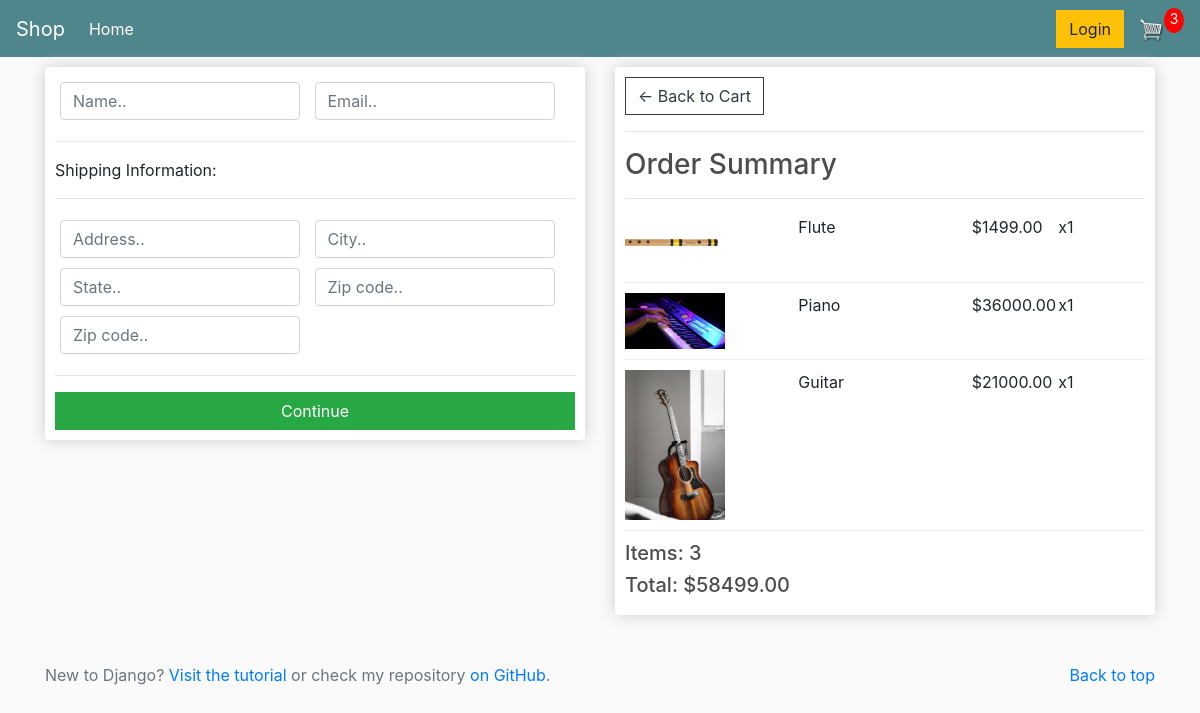
Screenshot of /checkout/ (signed in) with the database file from the repository.
### store/models.py (models this page shows, shortened)
class OrderItem(models.Model):
    product = models.ForeignKey(Product, on_delete=models.SET_NULL, blank=True, null=True)
    order = models.ForeignKey(Order, on_delete=models.SET_NULL, blank=True, null=True)
    quantity = models.IntegerField(default=0, null=True, blank=True)
    date_added = models.DateTimeField(auto_now_add=True)
    @property
    def get_total(self):
        total = self.product.price * self.quantity
        return total
    class Meta:
        ordering = ['date_added']
        verbose_name = 'Order item'
        verbose_name_plural = 'Order items'

class Product(models.Model):
    name = models.CharField(max_length=200, null=True)
    price = models.DecimalField(max_digits=7, decimal_places=2)
    description = models.TextField(blank=True)
    digital = models.BooleanField(default=False, null=True, blank=False)
    image = models.ImageField(null=True, blank=True)
    @property
    def imageURL(self):
        try:
            url = self.image.url
        except:
            url = 'img/placeholder.png'
        return url
    class Meta:
        verbose_name = 'Product'
        verbose_name_plural = 'Products'

class Order(models.Model):
    customer = models.ForeignKey(Customer, on_delete=models.SET_NULL, blank=True, null=True)
    date_orderd = models.DateTimeField(auto_now_add=True)
    complete = models.BooleanField(default=False, null=True, blank=False)
    transaction_id = models.CharField(max_length=200, null=True)
    @property
    def shipping(self):
        shipping = False
        orderitems = self.orderitem_set.all()
        for item in orderitems:
            if item.product.digital == False:
                shipping = True
        return shipping
    @property
    def get_cart_total(self):
        orderitems = self.orderitem_set.all()
        total = sum([item.get_total for item in orderitems])
        return total
    @property
    def get_cart_items(self):
        orderitems = self.orderitem_set.all()
        total = sum([item.quantity for item in orderitems])
        return total
    class Meta:
        ordering = ['date_orderd']
        verbose_name = 'Order'
        verbose_name_plural = 'Orders'

### store/views.py (the view)
# urls.py: path('checkout/', views.checkout, name='checkout'),
def checkout(request):
    template_name = 'store/checkout.html'
    data = cartData(request)
    cartItems = data['cartItems']
    items = data['items']
    order = data['order']
    context = {'items': items, 'order': order, 'cartItems': cartItems}
    return render(request, template_name, context)

### store/utils.py (called while the page is built)
def cartData(request):
    if request.user.is_authenticated:
        customer = request.user.customer
        order, created = Order.objects.get_or_create(customer=customer, complete=False)
        items = order.orderitem_set.all()
        cartItems = order.get_cart_items
    else:
        cookieData = cookieCart(request)
        cartItems = cookieData['cartItems']
        items = cookieData['items']
        order = cookieData['order']
    return {'cartItems': cartItems, 'order': order, 'items': items}

### templates/store/checkout.html (shortened to what this page needs)
{% extends 'store/main.html' %}
{% load static %}
{% block content %}
    <div class="row">
        <div class="col-lg-6">
            <div class="box-element" id="form-wrapper">
                <form id="form">
                    <div id="user-info">
                        <div class="form-field">
							              <input required class="form-control" type="text" name="name" placeholder="Name..">
						            </div>
                        <div class="form-field">
                          <input required class="form-control" type="email" name="email" placeholder="Email..">
                        </div>
                    </div>
                    <div id="shipping-info">
                        <hr>
						<p>Shipping Information:</p>
						<hr>
						<div class="form-field">
							<input class="form-control" type="text" name="address" placeholder="Address..">
						</div>
						<div class="form-field">
							<input class="form-control" type="text" name="city" placeholder="City..">
						</div>
						<div class="form-field">
							<input class="form-control" type="text" name="state" placeholder="State..">
						</div>
						<div class="form-field">
							<input class="form-control" type="text" name="zipcode" placeholder="Zip code..">
						</div>
						<div class="form-field">
							<input class="form-control" type="text" name="country" placeholder="Zip code..">
						</div>
                    </div>
                    <hr>
                    <input id="form-button" class="btn btn-success btn-block" type="submit" value="Continue">
                </form>
            </div>
            <br>
        </div>
        <div class="col-lg-6">
            <div class="box-element">
                <a  class="btn btn-outline-dark" href="{% url 'store:cart' %}">&#x2190; Back to Cart</a>
                <hr>
                <h3>Order Summary</h3>
                <hr>
                {% for item in items %}
                <div class="cart-row">
                    <div style="flex:2"><img class="row-image" alt="product image" src="{{item.product.imageURL}}"></div>
                    <div style="flex:2"><p>{{item.product.name}}</p></div>
                    <div style="flex:1"><p>${{item.product.price}}</p></div>
                    <div style="flex:1"><p>x{{item.quantity}}</p></div>
                </div>
                {% endfor %}
                <h5>Items: {{order.get_cart_items}}</h5>
                <h5>Total: ${{order.get_cart_total|floatformat:2}}</h5>
            </div>
        </div>
    </div>
{% endblock %}

### static/store/css/main.css (style rules this page uses)
body { background-color: hsl(0, 0%, 98%); }
h1, h2, h3, h4, h5, h6 { color:hsl(0, 0%, 30%); }
.box-element { box-shadow:hsl(0, 0%, 80%) 0 0 16px; background-color: #fff; border-radius: 4px; padding: 10px; }
.col-lg-4, .col-lg-6, .col-lg-8, .col-lg-12 { margin-top: 10px; }
.btn { border-radius: 0; }
.row-image { width: 100px; }
.form-field { width:250px; display: inline-block; padding: 5px; }
.cart-row { display: flex; align-items: flex-stretch; padding-bottom: 10px; margin-bottom: 10px; border-bottom: 1px solid #ececec; }

### rows the page displays
OrderItem: product.imageURL (picture), product.name "Flute", product.price "1499.00", quantity "1"
OrderItem: product.imageURL (picture), product.name "Piano", product.price "36000.00", quantity "1"
OrderItem: product.imageURL (picture), product.name "Guitar", product.price "21000.00", quantity "1"
Order: get_cart_items "3", get_cart_total "58499.00"

### other values shown
{{ cartItems }} "3"
